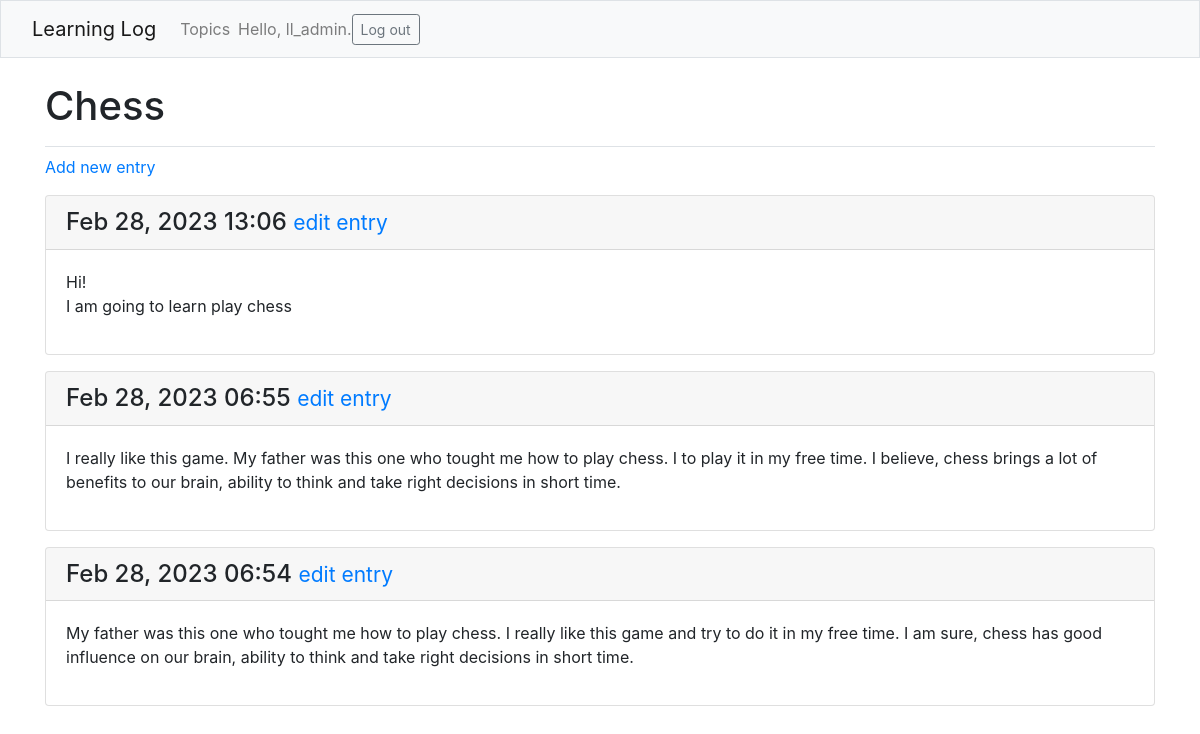
The page /topics/1/ (signed in) on the database its author committed.
### learning_logs/models.py (models this page shows, shortened)
class Topic(models.Model):
    text = models.CharField(max_length=200)
    date_added = models.DateTimeField(auto_now_add=True)

class Entry(models.Model):
    topic = models.ForeignKey(Topic, on_delete=models.CASCADE)
    text = models.TextField()
    date_added = models.DateTimeField(auto_now_add=True)
    owner = models.ForeignKey(User, on_delete=models.CASCADE)
    class Meta:
        verbose_name_plural = 'entries'

### learning_logs/views.py (the view)
# urls.py: path('topics/<int:topic_id>/', views.topic, name='topic'),
@login_required
def topic(request, topic_id):
    topic = get_object_or_404(Topic, id=topic_id)
    entries = topic.entry_set.order_by('-date_added')
    context = {'topic': topic, 'entries': entries}
    return render(request, 'learning_logs/topic.html', context)

### learning_logs/templates/learning_logs/topic.html
{% extends 'learning_logs/base.html' %}
{% block page_header %}
  <h1>{{ topic.text }}</h1>
{% endblock page_header %}
{% block content %}
  <p>
    <a href="{% url 'learning_logs:new_entry' topic.id %}">Add new entry</a>
  </p>
  {% for entry in entries %}
    <div class="card mb-3">
      <h4 class="card-header">
        {{ entry.date_added|date:'M d, Y H:i' }}
        <small><a href="{% url 'learning_logs:edit_entry' entry.id %}">
          edit entry</a></small>
      </h4>
      <div class="card-body">{{ entry.text|linebreaks }}</div>
    </div>
  {% empty %}
    <p>There are no entries for this topic yet.</p>
  {% endfor %}
{% endblock content %}

### learning_logs/templates/learning_logs/base.html (shortened to what this page needs)
<!doctype html>
<html lang="en">
<head>
  {% load bootstrap4 %}
  {% bootstrap_css %}
</head>
<body>
  <nav class="navbar navbar-expand-md navbar-light bg-light mb-4 border">
    <div class="container-fluid">
      <a class="navbar-brand" href="{% url 'learning_logs:index' %}">
          Learning Log</a>
      <div class="collapse navbar-collapse" id="navbarCollapse">
        <ul class="navbar-nav me-auto mb-2 mb-md-0">
          <li class="nav-item">
            <a class="nav-link" href="{% url 'learning_logs:topics' %}">
              Topics</a></li>
        </ul>
        <ul class="navbar-nav ms-auto mb-2 mb-md-0">
          {% if user.is_authenticated %}
            <li class="nav-item">
              <span class="navbar-text me-2">Hello, {{ user.username }}.
                </span></li>
          {% endif %}
        </ul>
        {% if user.is_authenticated %}
          <form action="{% url 'users:logout' %}" method='post'>
            <button name='submit' class='btn btn-outline-secondary btn-sm'>
              Log out</button>
          </form>
        {% endif %}
      </div>
    </div>
  </nav>
  <main class="container">
    <div class="pb-2 mb-2 border-bottom">
      {% block page_header %}{% endblock page_header %}
    </div>
    <div>
      {% block content %}{% endblock content %}
    </div>
  </main>
</body>
</html>

### rows shown on the page
Topic: text "Chess"
Entry: date_added "Feb 28, 2023 13:06", text "Hi! I am going to learn play chess"
Entry: date_added "Feb 28, 2023 06:55", text "I really like this game. My father was this one who tought me how to play chess. I to play it in my free time. I believe, chess brings a lot of benefits to our brain, ability to think and take right decisions in short time."
Entry: date_added "Feb 28, 2023 06:54", text "My father was this one who tought me how to play chess. I really like this game and try to do it in my free time. I am sure, chess has good influence on our brain, ability to think and take right decisions in short time."

### other values the page prints
{{ user.username }} "ll_admin"
